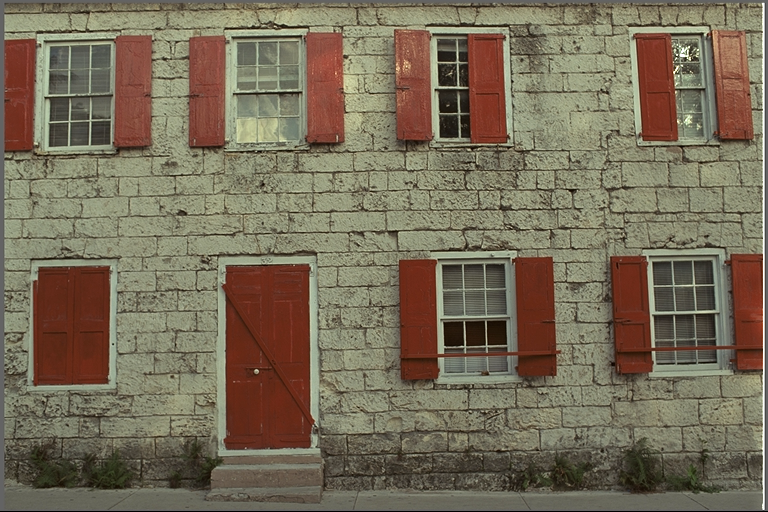
#> input picture viewer_data_paper_vs_simple/iso_low/__gt__/kodim01.png, 768 x 512 px, found by its file name
$ python bench_zipper_all_omp.py
#> lines starting #> are read from the running program, lines starting #| are printed output that depends on the picture
"""Chroma zipper metric benchmark: all demosaic methods on Kodak edge subset.

Metric: chroma-zipper = mean(|Laplacian(dR)|+|Laplacian(dB)|) on edge mask,
        where dR = (R-G)_pred - (R-G)_gt, similarly dB.

Lower = less zipper. Measured on edge-heavy pixels only (top 15% gradient).
"""
import subprocess
from pathlib import Path

import numpy as np
import imageio.v3 as iio
from colour_demosaicing import mosaicing_CFA_Bayer
from scipy import ndimage

KD = Path(r'C:/Users/dregsist/datasets/kodak')
tmp = Path('results/tmp_zipper'); tmp.mkdir(parents=True, exist_ok=True)
BORDER = 32
EDGE_IMAGES = ['kodim01.png', 'kodim08.png', 'kodim13.png', 'kodim19.png', 'kodim20.png']


def edge_mask(rgb, q=0.85):
    lum = 0.299*rgb[:, :, 0] + 0.587*rgb[:, :, 1] + 0.114*rgb[:, :, 2]
    sx = ndimage.sobel(lum, axis=1); sy = ndimage.sobel(lum, axis=0)
    m = np.sqrt(sx*sx + sy*sy)
    return m > np.quantile(m, q)


def chroma_zip(gt, pred, mask, border=BORDER):
    g = gt.astype(np.float64); p = pred.astype(np.float64)
    dR = (p[:, :, 0]-p[:, :, 1]) - (g[:, :, 0]-g[:, :, 1])
    dB = (p[:, :, 2]-p[:, :, 1]) - (g[:, :, 2]-g[:, :, 1])
    zmag = np.abs(ndimage.laplace(dR)) + np.abs(ndimage.laplace(dB))
    h, w = gt.shape[:2]
    m = mask[border:h-border, border:w-border]
    v = zmag[border:h-border, border:w-border][m]
    cz_mean = float(np.mean(v)) if v.size else float('nan')
    cz_peak = float(ndimage.uniform_filter(zmag, 64).max())
    return cz_mean, cz_peak


def cpsnr(gt, pred, border=12):
    h, w = gt.shape[:2]
    g = gt[border:h-border, border:w-border].astype(np.float64)
    p = pred[border:h-border, border:w-border].astype(np.float64)
    mse = np.mean((g - p) ** 2)
    return 10 * np.log10(1.0 / mse) if mse > 0 else float('inf')


def run_exe(exe, img, extra_args=()):
    h, w = img.shape[:2]
    cfa = mosaicing_CFA_Bayer(img, 'RGGB').astype(np.float32)
    (tmp/'in.bin').write_bytes(np.ascontiguousarray(cfa).tobytes())
    subprocess.run([exe, str(w), str(h), '0x94949494',
                    str(tmp/'in.bin'), str(tmp/'out.bin'), *extra_args],
                   capture_output=True)
    return np.frombuffer((tmp/'out.bin').read_bytes(),
                         dtype=np.float32).reshape(h, w, 4)[:, :, :3]


METHODS = [
    ('ari-q2',   './test_ari.exe',   ['2']),
    ('amaze',    './test_amaze.exe', []),
    ('rcd',      './test_rcd.exe',   []),
    ('menon_r0', './test_menon.exe', ['0']),
    ('menon_r1', './test_menon.exe', ['1']),
]

# Accumulator
results = {name: {'cz_m': [], 'cz_pk': [], 'cp': []} for name, _, _ in METHODS}

for fn in EDGE_IMAGES:
    img = iio.imread(str(KD/fn)).astype(np.float32) / 255.0
    img = img[:, :, :3]
    h, w = img.shape[:2]; h &= ~1; w &= ~1; img = img[:h, :w]
#> after `h, w = img.shape[:2]`: h = 512; w = 768
    mask = edge_mask(img)
#> in edge_mask, `lum = 0.299*rgb[:, :, 0] + 0.587*rgb[:, :, 1] + 0.114*rgb[:, :, 2]`:
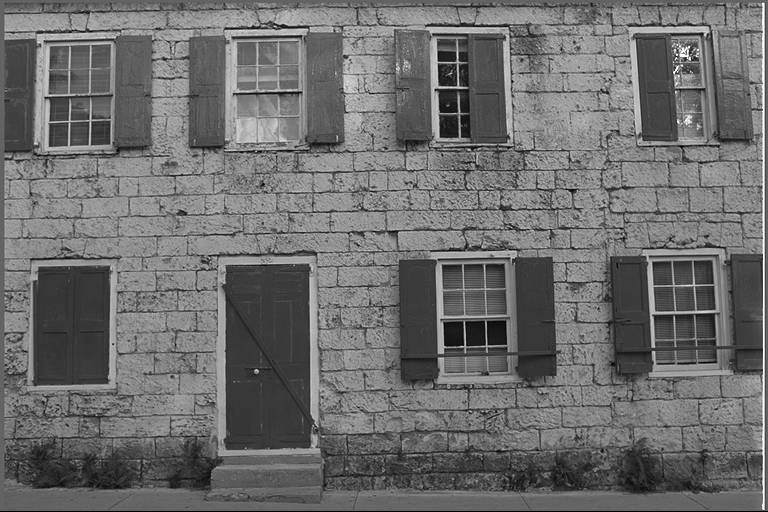
#> lum: shape (512, 768) float32; min 0, max 1, mean 0.43
#> in edge_mask, `sx = ndimage.sobel(lum, axis=1)`:
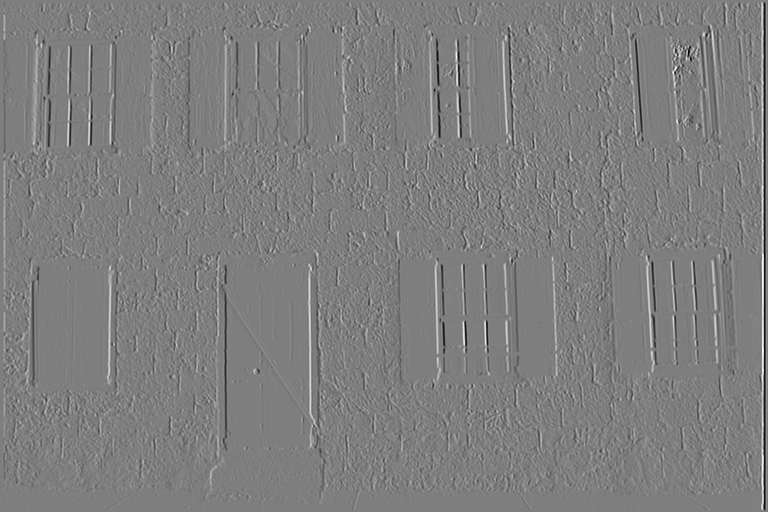
#> sx: shape (512, 768) float32; min -3.34, max 3.38, mean -3.99e-11; drawn with min black and max white
#> in edge_mask, `sy = ndimage.sobel(lum, axis=0)`:
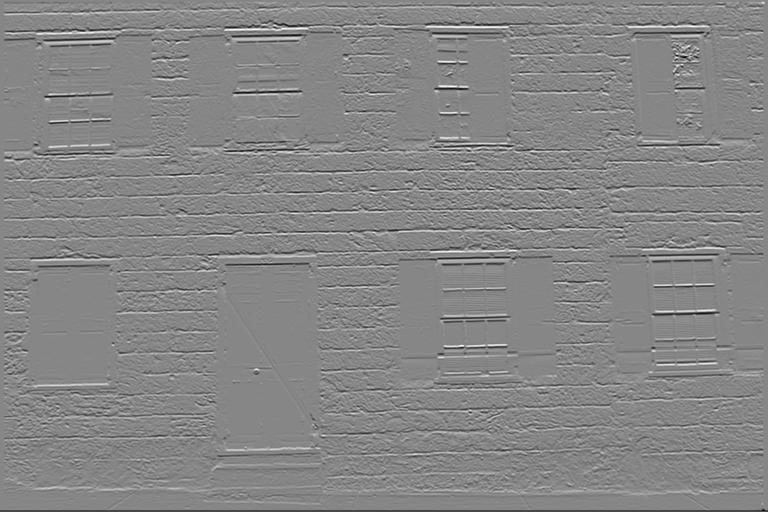
#> sy: shape (512, 768) float32; min -3.35, max 3, mean -0.00607; drawn with min black and max white
#> in edge_mask, `m = np.sqrt(sx*sx + sy*sy)`:
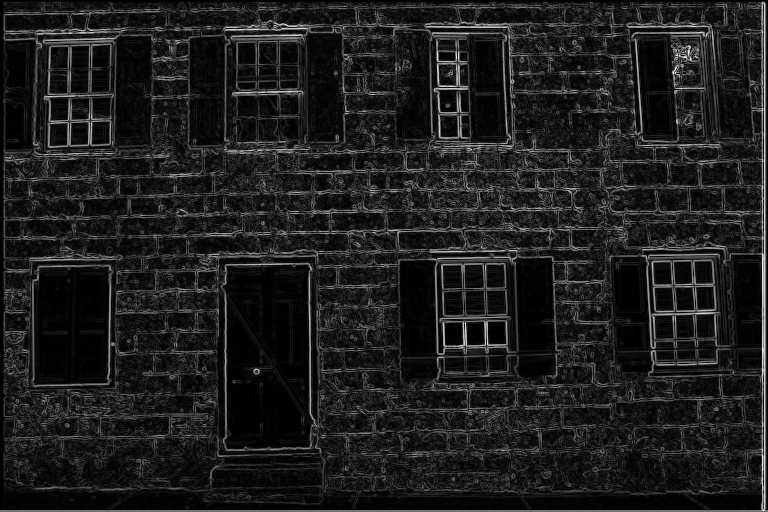
#> m: shape (512, 768) float32; min 0, max 3.44, mean 0.406; drawn with min black and max white
#> in edge_mask, `return m > np.quantile(m, q)`:
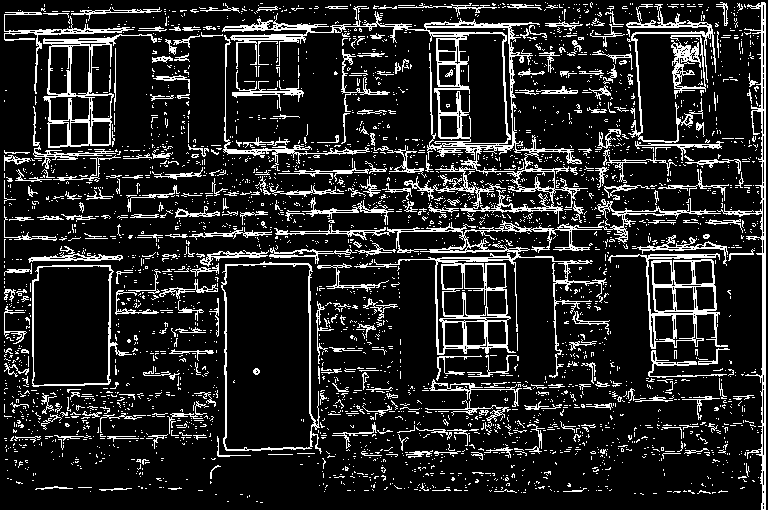
#> returned value: shape (512, 768) bool; 15% white in thin lines or dots

    print(f'\n{fn}:')
    for (name, exe, args) in METHODS:
#> (the run stopped early here; a loop or call above may not have finished)
